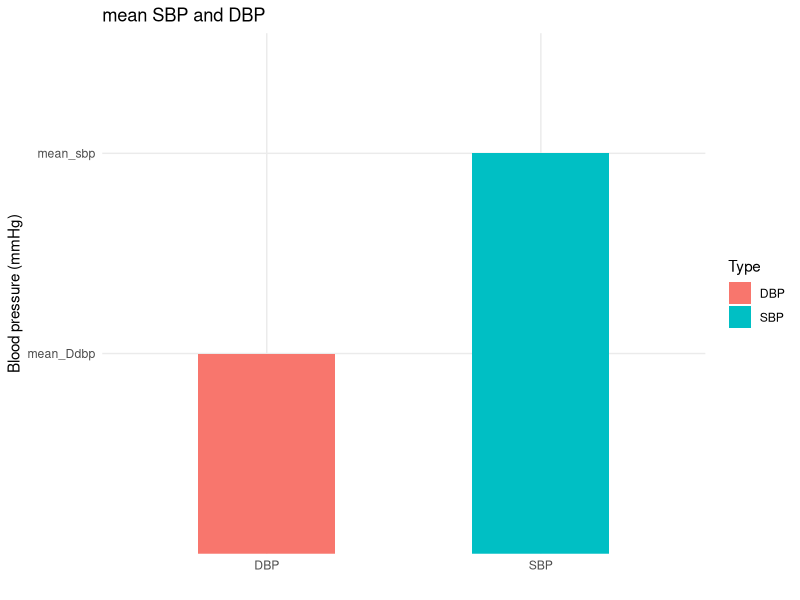

Write R code to recreate this figure.
data <- read.csv("165+PRA+PAC.csv")

mean_sbp <- mean(data$SBP, na.rm = TRUE)
mean_dbp <- mean(data$SBP, na.rm = TRUE)

sbp_count <- sum(!is.na(data$SBP))
dbp_count <- sum(!is.na(data$DBP))

bp_counts <- data.frame(
  Type = c("SBP", "DBP"),
  Count = c(sbp_count, dbp_count)
)

blood_pressure_summary <- data.frame(
  Type = c("SBP", "DBP"),
  Value = c("mean_sbp", "mean_Ddbp")
)

library(ggplot2)

ggplot(blood_pressure_summary, aes (x = Type, y = Value, fill = Type)) +
  geom_bar(stat= "identity", width = 0.5) +
  labs(title = "mean SBP and DBP", y = "Blood pressure (mmHg)", x = "") +
  theme_minimal()


